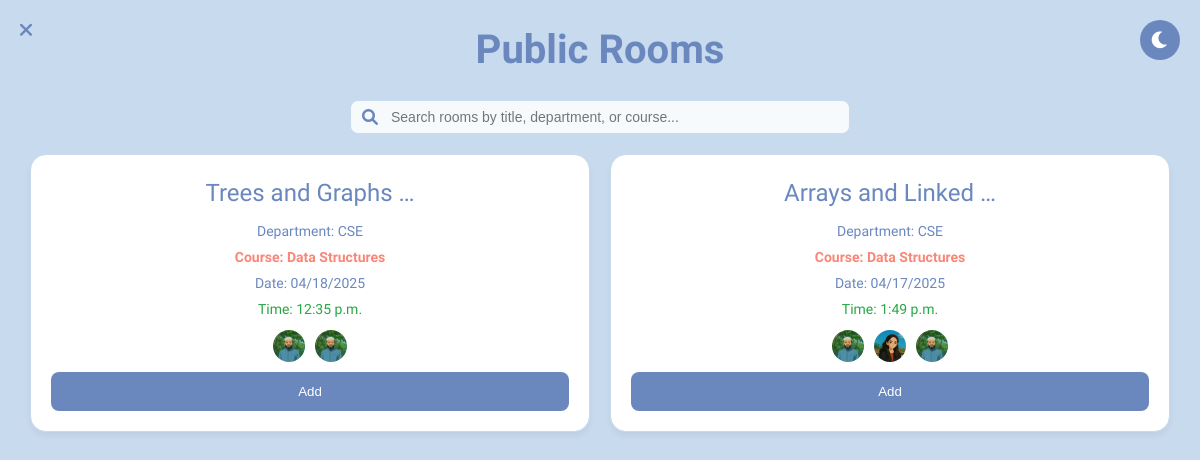
The page /public-rooms/ (signed in) on the database its author committed.
### accounts/models.py (models this page shows, shortened)
class Room(models.Model):
    VISIBILITY_CHOICES = [
        ('public', 'Public'),
        ('private', 'Private'),
    ]
    title = models.CharField(max_length=100)
    course = models.CharField(max_length=100)
    department = models.CharField(max_length=100)
    topic = models.CharField(max_length=100, null=True)
    date = models.DateField()
    time = models.TimeField()
    visibility = models.CharField(max_length=10, choices=VISIBILITY_CHOICES, default='public')
    creator = models.ForeignKey(User, on_delete=models.CASCADE, related_name='created_rooms')
    participants = models.ManyToManyField(User, related_name='joined_rooms')
    code = models.CharField(max_length=10, blank=True, null=True)
    is_public = models.BooleanField(default=True)
    class Meta:
        unique_together = ('title', 'date', 'time', 'creator')

class User(models.Model):
    name = models.CharField(max_length=100)
    email = models.EmailField(unique=True, validators=[EmailValidator(message="Enter a valid @northsouth.edu email.", code="invalid_email")])
    password = models.CharField(max_length=100)  # Should be hashed in production
    is_verified = models.BooleanField(default=False)
    department = models.CharField(max_length=100, blank=True, null=True)
    semester = models.CharField(max_length=50, blank=True, null=True)
    profile_picture = models.ImageField(upload_to='profile_pics/', blank=True, null=True)

### accounts/views.py (the view)
# urls.py: path('public-rooms/', views.public_rooms, name='public_rooms'),
def public_rooms(request):
    if 'user_email' not in request.session:
        return redirect('login')
    query = request.GET.get('q', '')
    public_rooms = Room.objects.filter(visibility='public')
    if query:
        public_rooms = public_rooms.filter(Q(title__icontains=query) | Q(department__icontains=query) | Q(course__icontains=query))
    context = {
        'public_rooms': public_rooms,
        'query': query,
    }
    return render(request, 'public_rooms.html', context)

### accounts/templates/public_rooms.html (shortened to what this page needs)
{% load static %}
<!DOCTYPE html>
<html lang="en">
<head>
    <link href="https://cdnjs.cloudflare.com/ajax/libs/font-awesome/6.0.0/css/all.min.css" rel="stylesheet">
</head>
<body data-theme="light">
    <button class="theme-toggle" aria-label="Toggle theme">
        <i class="fas fa-moon"></i>
    </button>
    <button class="close-btn" aria-label="Close">
        <i class="fas fa-times"></i>
    </button>
    <h2>Public Rooms</h2>
    <div class="search-bar">
        <i class="fas fa-search"></i>
        <form method="get" action="{% url 'public_rooms' %}">
            <input type="text" name="q" value="{{ query }}" placeholder="Search rooms by title, department, or course..." />
        </form>
    </div>
    <div class="room-list">
        {% if public_rooms %}
            {% for room in public_rooms %}
                <div class="room-item">
                    <h3>{{ room.title|truncatewords:3 }}</h3>
                    <p id="dept">Department: {{ room.department }}</p>
                    <p id="course">Course: {{ room.course }}</p>
                    <p id="date">Date: {{ room.date|date:'m/d/Y' }}</p>
                    <p id="time">Time: {{ room.time }}</p>
                    <div class="participants">
                        <img src="{% if room.creator.profile_picture %}{{ room.creator.profile_picture.url }}{% else %}{% static 'img/avatar.png' %}{% endif %}" alt="{{ room.creator.name }}" class="participant-img" title="Creator: {{ room.creator.name }}">
                        {% for participant in room.participants.all %}
                            <img src="{% if participant.profile_picture %}{{ participant.profile_picture.url }}{% else %}{% static 'img/avatar.png' %}{% endif %}" alt="{{ participant.name }}" class="participant-img" title="{{ participant.name }}">
                        {% endfor %}
                    </div>
                    <form action="{% url 'join_public_room' room.id %}" method="post" style="display: inline;">
                        <button type="submit" class="join-btn">Add</button>
                    </form>
                </div>
            {% endfor %}
        {% else %}
            <p>No public rooms available.</p>
        {% endif %}
    </div>
</body>
</html>

### accounts/templates/public_rooms.html (style rules this page uses)
:root { --background: #C8DAEE; --container-bg: white; --text-primary: #6A88BE; --input-bg: #F7FAFD; --input-border: #C8DAEE; --button-bg: #6A88BE; --button-hover-bg: #5A77A8; --accent: #f98677; --shadow: rgba(0, 0, 0, 0.05); --input-focus-shadow: rgba(106, 136, 190, 0.2); --toggle-bg: #6A88BE; --toggle-color: white; --card-bg: white; --border-color: #C8DAEE; }
* { margin: 0; padding: 0; box-sizing: border-box; transition: background-color 0.3s ease, color 0.3s ease; }
body { font-family: 'Urbanist', sans-serif; background-color: var(--background); color: var(--text-primary); line-height: 1.5; padding: 20px; margin: 0; }
h2 { font-size: 2.5rem; font-weight: 700; text-align: center; margin-bottom: 20px; color: var(--text-primary); }
h3 { font-size: 1.5rem; font-weight: 500; text-align: center; margin-bottom: 10px; color: var(--text-primary); }
.theme-toggle { position: fixed; top: 20px; right: 20px; background: var(--toggle-bg); border: none; border-radius: 50%; width: 40px; height: 40px; display: flex; justify-content: center; align-items: center; cursor: pointer; font-size: 1.2rem; color: var(--toggle-color); transition: all 0.3s ease; z-index: 1000; }
.close-btn { position: fixed; top: 20px; left: 20px; background: none; border: none; font-size: 1.2rem; color: var(--text-primary); cursor: pointer; transition: transform 0.3s ease; z-index: 1000; }
.search-bar { max-width: 500px; margin: 0 auto 20px; position: relative; text-align: center; }
.search-bar input { width: 100%; padding: 8px 16px 8px 40px; border: 1px solid var(--input-border); border-radius: 8px; background: var(--input-bg); font-size: 0.875rem; color: var(--text-primary); }
.search-bar i { position: absolute; left: 12px; top: 50%; transform: translateY(-50%); color: var(--text-primary); }
.room-list { display: grid; grid-template-columns: repeat(auto-fit, minmax(300px, 1fr)); gap: 20px; max-width: 1200px; margin: 0 auto; padding: 0 10px; }
.room-item { background: var(--card-bg); border: 1px solid var(--border-color); box-shadow: 0 4px 6px var(--shadow); border-radius: 16px; padding: 20px; transition: transform 0.3s ease; text-align: center; }
p { margin: 5px 0; font-size: 0.875rem; }
p#course { color: var(--accent); font-weight: 600; }
p#date, p#dept { color: var(--text-primary); }
p#time { color: #28a745; }
.participants { display: flex; flex-wrap: wrap; gap: 10px; margin-top: 10px; justify-content: center; }
.participant-img { width: 32px; height: 32px; border-radius: 50%; object-fit: cover; }
.join-btn { width: 100%; padding: 0.75rem; background: var(--button-bg); color: white; border: none; border-radius: 0.5rem; font-weight: 500; cursor: pointer; transition: background-color 0.3s ease; margin-top: 10px; }

### rows shown on the page
Room: title "Trees and Graphs …", department "CSE", course "Data Structures", date "04/18/2025", time "12:35 p.m.", creator.profile_picture (picture)
User: profile_picture (picture)
Room: title "Arrays and Linked …", department "CSE", course "Data Structures", date "04/17/2025", time "1:49 p.m.", creator.profile_picture (picture)
User: profile_picture (picture)
